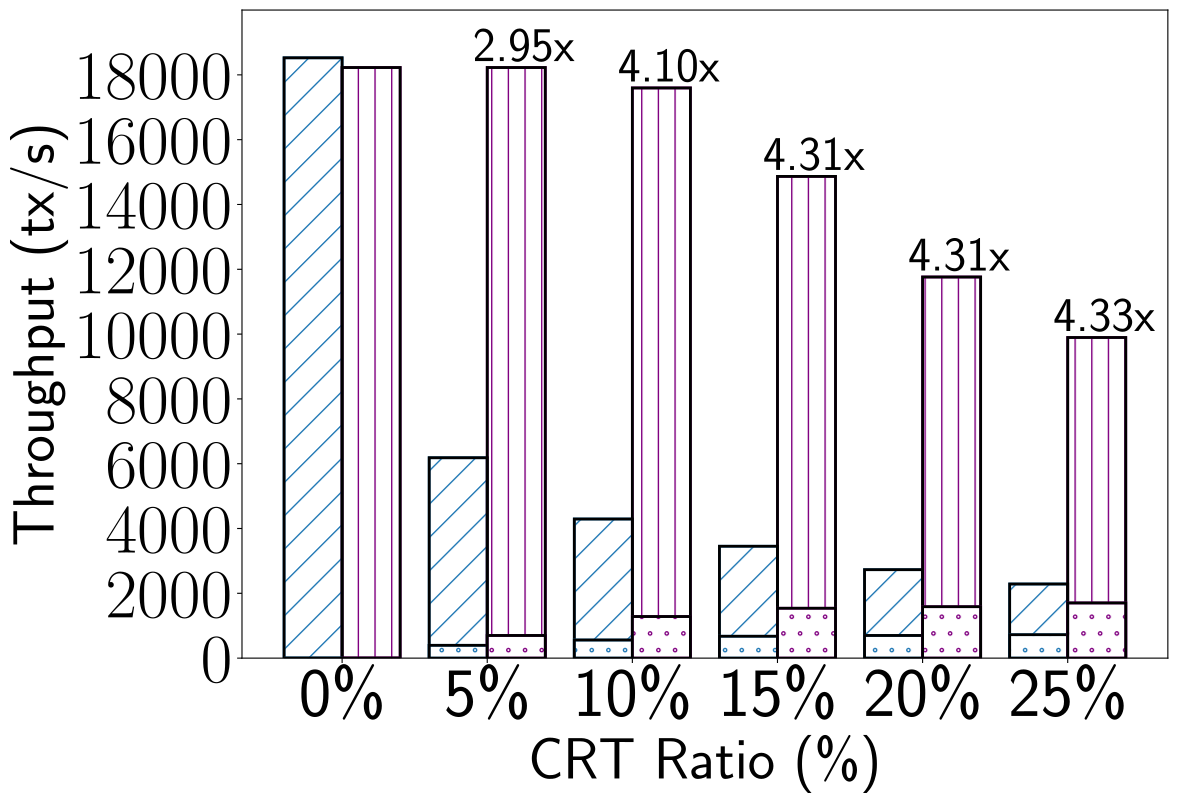

Source code (Python):
import numpy as np
import matplotlib.pyplot as plt
import os.path
import sys 
from config import *
size = 6
namelist = [
'0\%',    '5\%','10\%','15\%','20\%','25\%']

base = np.arange(size)
xxx = [
18526,
6184,
4294,
3453,
2730,
2287
]
yyy = [
18226,
18226,
17596,
14866,
11762,
9895
]




xxx_break = [
0,
396,560,676,700,723]
yyy_break = [
0,
700,1283,1540,1587,1703]


total_width, n = 0.8, 2
width = total_width / n
base = base - (total_width - width) / 2
fig, ax = plt.subplots(figsize=(10,7))
hatch_tuple = [] 
bartuple=plt.bar(base, xxx,  facecolor='white', color='k',in_layout=True, edgecolor=COLOR_S1, width=width, lw=2, hatch='/', label='XXX')
hatch_tuple.append(bartuple[0])
bartuple=plt.bar(base + width, yyy,  facecolor='white', color='k',in_layout=True, edgecolor="purple", width=width, lw=2, hatch='|', label='YYY')
hatch_tuple.append(bartuple[0])

fig.tight_layout()
edge_tuple = []
bartuple = plt.bar(base, xxx,   color='none',in_layout=True, edgecolor='k', width=width, lw=2)
edge_tuple.append(bartuple[0])
bartuple = plt.bar(base+  width, yyy,   color='none',in_layout=True, edgecolor='k', width=width, lw=2)
edge_tuple.append(bartuple[0])



bottom_tuple = []

tmp = plt.bar(base, xxx_break, width=width, facecolor='white', color='k', in_layout=True, edgecolor=COLOR_S1, lw=2, hatch='.', label='XXX')
bottom_tuple.append(tmp)
plt.bar(base, xxx_break,   color='none', in_layout=True, edgecolor='k', width=width, lw=2)

tmp = plt.bar(base+width, yyy_break, width=width, facecolor='white', color='k', in_layout=True, edgecolor="purple", lw=2, hatch='.', label='YYY')
bottom_tuple.append(tmp)
plt.bar(base+width, yyy_break,   color='none', in_layout=True, edgecolor='k', width=width, lw=2)


# ax.text(-0.1, (27595), "2.23x", fontsize=35)
ax.text(0.9, (18426.00), "2.95x", fontsize=35)
ax.text(1.9, (17796.00), "4.10x", fontsize=35)
ax.text(2.9, (15066.00), "4.31x", fontsize=35)
ax.text(3.9, (11962.00), "4.31x", fontsize=35)
ax.text(4.9, (10095.00), "4.33x", fontsize=35)
ax.set_xlabel("CRT Ratio (\%)", size=LABEL_SIZE)
ax.set_ylabel("Throughput (tx/s)", size=LABEL_SIZE)
plt.xticks(base + 0.5 * width, labels=namelist, fontsize=TICK_SIZE)
plt.yticks(np.arange(0, 20000, 2000), fontsize=TICK_SIZE)
plt.ylim((0, 20000))


name = os.path.basename(sys.argv[0])[:-2] + 'pdf'
plt.savefig(name, bbox_inches='tight')
